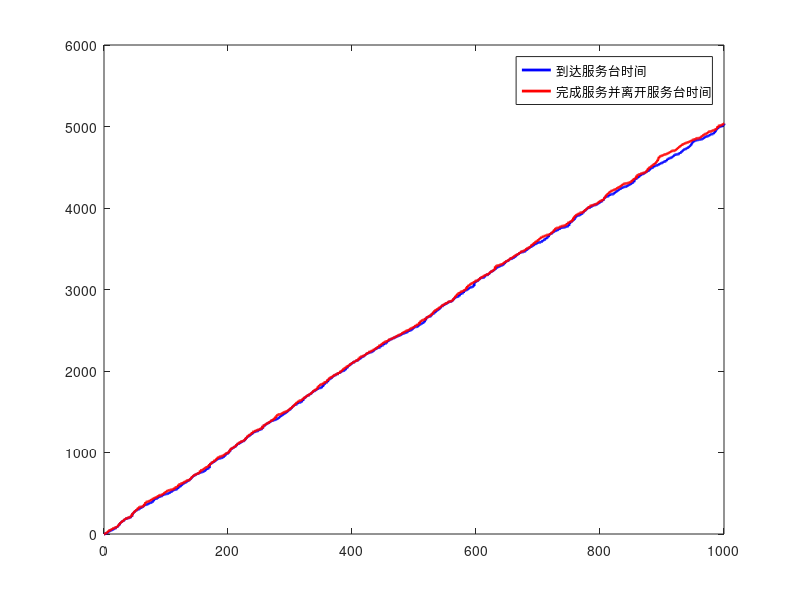
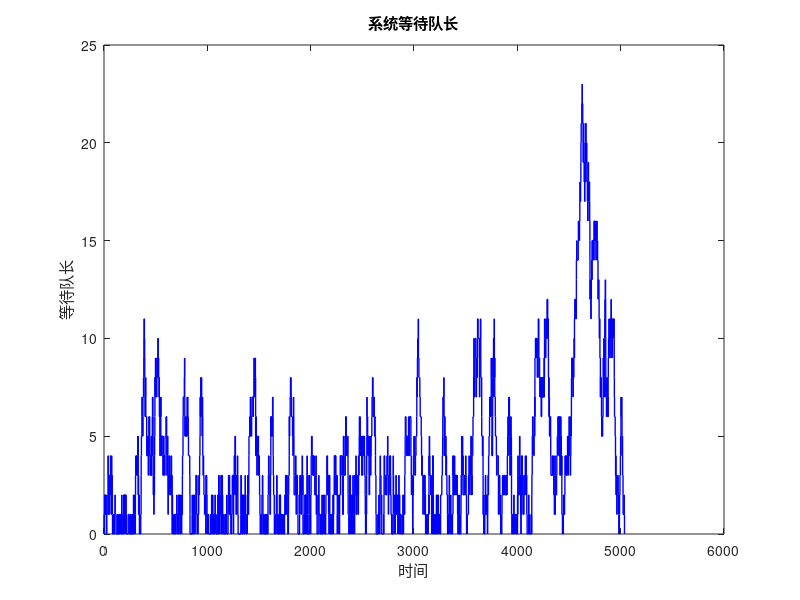
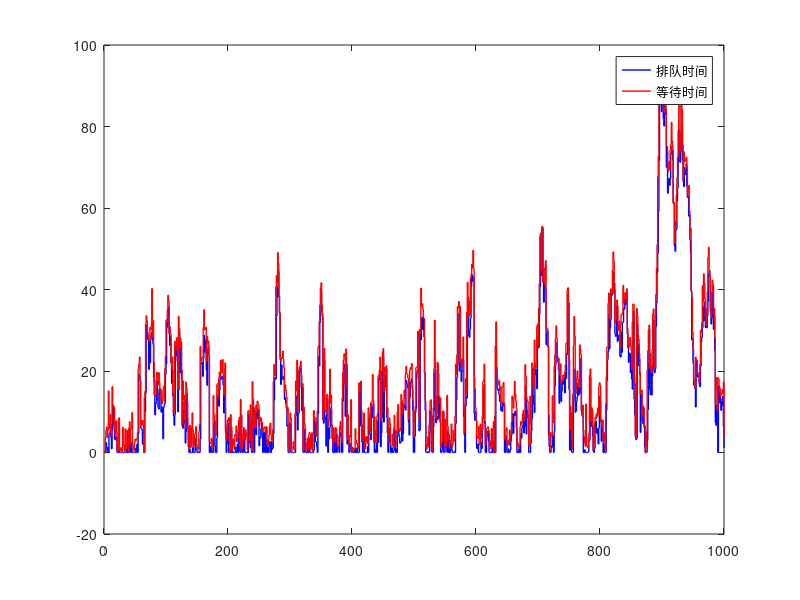

These charts were generated, in order, by the following MATLAB code:
close all
clear,clc;
%% 执行初始化操作
% 仿真顾客总数
Customer_Amount=1000; 

% 到达时间间隔A1均值
Beta_A = 5;
% 服务时间间隔S均值
Beta_S = 4;

% 到达率Lambda
Lamda=1/Beta_A;
% 服务率Miu
Miu=1/Beta_S;

Arrive_Time=zeros(1,Customer_Amount);
Leave_Time=zeros(1,Customer_Amount);

Arrive_Num=zeros(1,Customer_Amount);
Leave_Num=zeros(1,Customer_Amount);

% 到达时间间隔
Arrive_Time_Interval=exprnd(Beta_A,[1,Customer_Amount]);

% 服务时间
Service_Time_Interval=exprnd(Beta_S,[1,Customer_Amount]);

% 顾客到达时间
Arrive_Time(1)=Arrive_Time_Interval(1);

%% 操作事件
Arrive_Num(1)=1;
for i=2:Customer_Amount
    Arrive_Time(i)=Arrive_Time(i-1)+Arrive_Time_Interval(i); 
    Arrive_Num(i)=i;  
end

Leave_Time(1)=Arrive_Time(1)+Service_Time_Interval(1);%顾客离开时间
Leave_Num(1)=1;

for i=2:Customer_Amount
    if Leave_Time(i-1)<Arrive_Time(i)   
        Leave_Time(i)=Arrive_Time(i)+Service_Time_Interval(i);
    else
        Leave_Time(i)=Leave_Time(i-1)+Service_Time_Interval(i);
    end
    Leave_Num(i)=i;
end

% 各顾客在系统中的等待时间
Wait_Time=Leave_Time-Arrive_Time; 
Wait_Time_ave=mean(Wait_Time);% 仿真平均等待时间

% 各顾客在系统中的排队时间
Queue_Time=Wait_Time-Service_Time_Interval;
Queue_Time_ave=mean(Queue_Time);% 仿真平均排队时间

% 系统中顾客数随时间的变化
Time_Stamp=[Arrive_Time,Leave_Time];
Time_Stamp=sort(Time_Stamp);

% 到达时间标志
Arrive_Flag=zeros(size(Time_Stamp));

Customer_Num=zeros(size(Time_Stamp));
temp=2;
Customer_Num(1)=1;

for i=2:length(Time_Stamp)   
    if (temp<=length(Arrive_Time)) && (Time_Stamp(i)==Arrive_Time(temp))
        Customer_Num(i)=Customer_Num(i-1)+1;
        temp=temp+1;
        Arrive_Flag(i)=1;
    else
        Customer_Num(i)=Customer_Num(i-1)-1;
    end
end

% 系统中平均顾客数计算
Time_interval=zeros(size(Time_Stamp));
Time_interval(1)=Arrive_Time(1);

for i=2:length(Time_Stamp)
    Time_interval(i)=Time_Stamp(i)-Time_Stamp(i-1);
end

Customer_Num_fromStart=[0 Customer_Num];
Customer_Num_ave=sum(Customer_Num_fromStart.*[Time_interval 0] )/Time_Stamp(end);% 仿真系统中平均顾客数

% 系统平均等待队长
Queue_Length = zeros(size(Customer_Num));
for i=1:length(Customer_Num)
    if Customer_Num(i)>2
        Queue_Length(i) = Customer_Num(i)-1;
    else
        Queue_Length(i)=0;
    end
end
Queue_Length_ave = sum([0 Queue_Length].*[Time_interval 0])/Time_Stamp(end);% 仿真系统中平均等待队长

%% 结果绘图
figure(1)
title('每个顾客到达时间和离开时间');
stairs([0,Arrive_Num],[0 Arrive_Time],'b','LineWidth',2);
hold on
stairs([0,Leave_Num],[0 Leave_Time],'r','LineWidth',2);
legend('到达服务台时间','完成服务并离开服务台时间');
hold off;
figure(2)
stairs(Time_Stamp,Customer_Num,'b','LineWidth',1);
title('系统等待队长');
xlabel('时间');
ylabel('等待队长');
figure(3);
title('各顾客在系统中的排队时间和等待时间');
stairs([0 Arrive_Num],[0 Queue_Time],'b','LineWidth',1) ;
hold on ;
stairs([0 Leave_Num],[0 Wait_Time],'r','LineWidth',1 );
hold off;
legend('排队时间','等待时间');